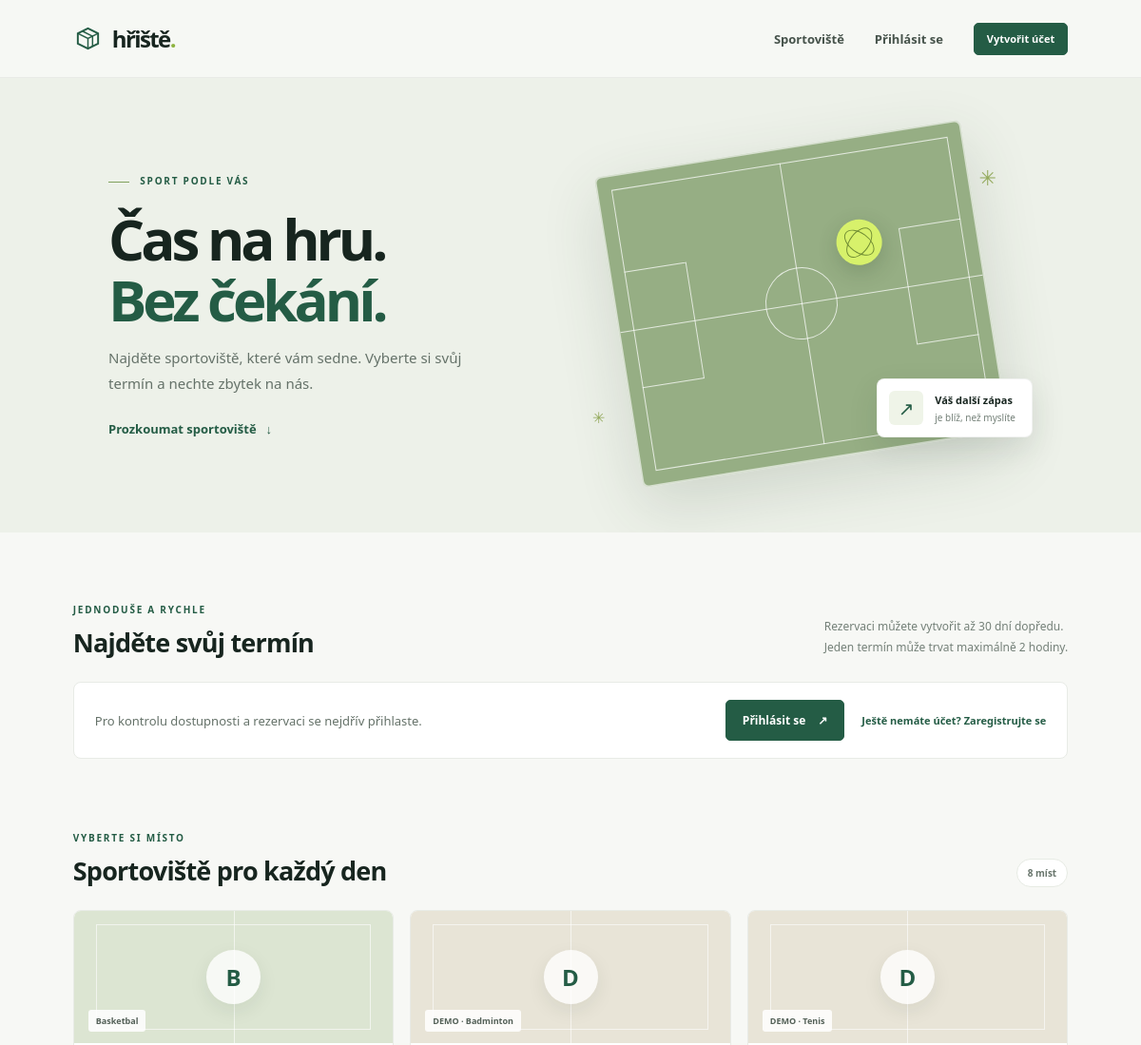
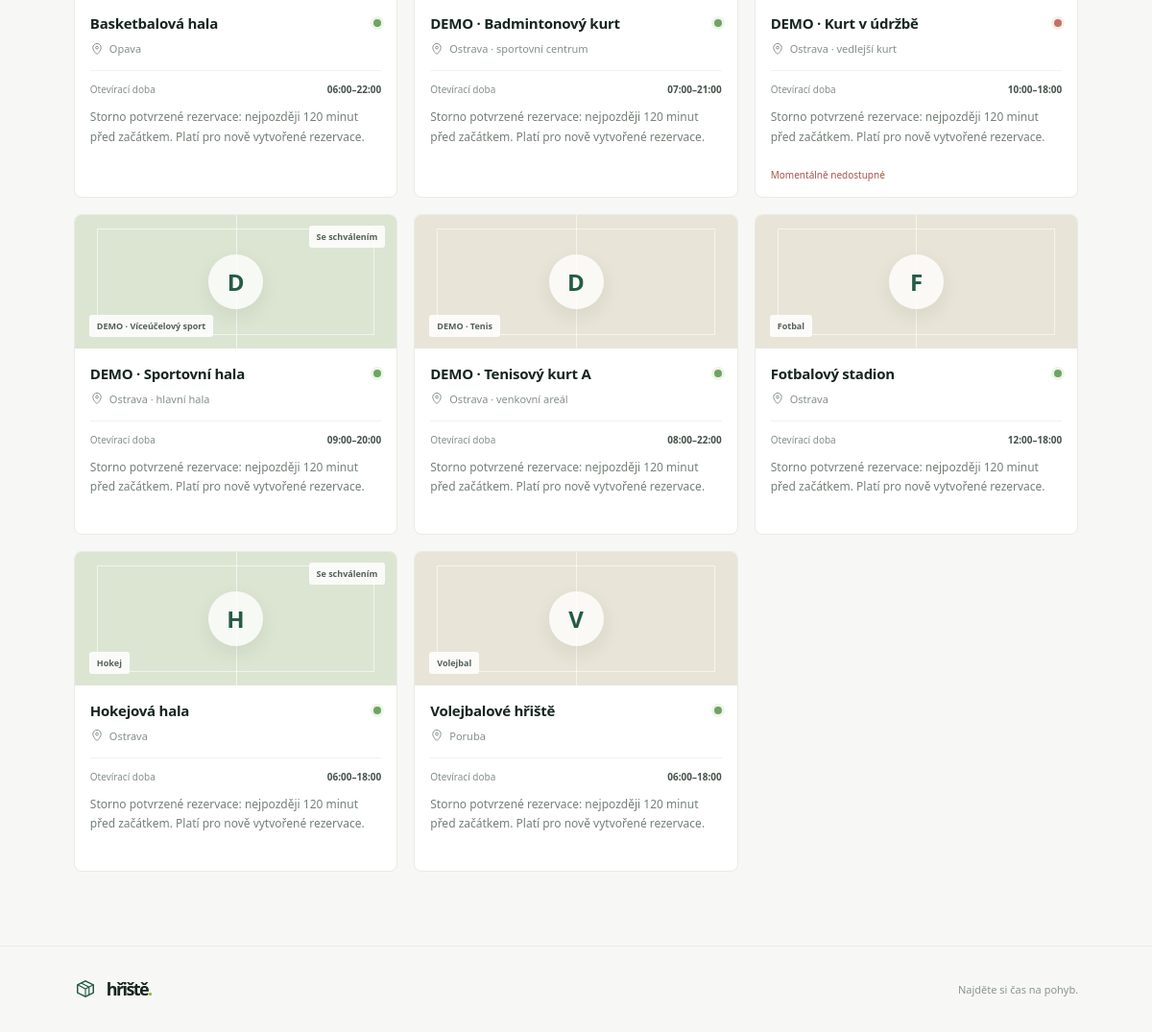
The page / on the database its author committed (2 pictures, top to bottom).
### reservations/models.py (models this page shows, shortened)
class Sport(models.Model):
    name = models.CharField(max_length=100, unique=True)

class Resource(models.Model):
    name = models.CharField(max_length=200)
    sport = models.ForeignKey(Sport, on_delete=models.PROTECT)
    location = models.CharField(max_length=255)
    opens_at = models.TimeField()
    closes_at = models.TimeField()
    is_available = models.BooleanField(default=True)
    requires_approval = models.BooleanField(default=False)
    cancellation_notice_minutes = models.PositiveIntegerField(
        default=120, verbose_name='Storno lhůta (minuty)',
        help_text='Platí pouze pro nově vytvořené rezervace. 0 = kdykoliv před začátkem.',
    )

### reservations/web_views.py (the view, shortened to what this page needs)
# urls.py: 2. Add a URL to urlpatterns:  path('', views.home, name='home')
def home(request):
    portal = build_portal_queries()
    resources = portal.resources()
    now = timezone.now()
    available = [row for row in resources if row.is_available]
    default_id = available[0].id if available else ''
    source = request.POST if request.method == 'POST' else request.GET
    filter_data = {
        'resource_id': source.get('resource_id', default_id),
        'schedule_date': source.get('schedule_date') or timezone.localdate(now).isoformat(),
    }
    schedule_filter = ScheduleFilterForm(filter_data, resources=resources, now=now, auto_id='schedule_%s')
    blocks = []
    week = {'days': [], 'rows': [], 'blocks': []}
    selected_keys = set(request.POST.getlist('selected_blocks'))
    for row in week['rows']:
        row['cells'] = [
            {'block': block, 'selected': bool(block and block.key in selected_keys)}
            for block in row['cells']
        ]
    week_links = {}
    form = BookingForm(request.POST or None, resources=resources, blocks=blocks, initial={
        'resource_id': filter_data['resource_id'], 'schedule_date': filter_data['schedule_date'],
    })
    availability_result = None
    now = timezone.now()
    reservations = (
        portal.reservations_for_user(request.user.pk, now)
        if request.user.is_authenticated else []
    )
    pending = (
        portal.pending_reservations(now)
        if request.user.is_authenticated and request.user.is_staff else []
    )
    return render(request, 'reservations/home.html', {
        'form': form,
        'schedule_filter': schedule_filter,
        'hour_blocks': [(block, block.key in selected_keys) for block in blocks],
        'schedule_week': week,
        'week_links': week_links,
        'selection_mode': request.POST.get('selection_mode', 'manual') if request.method == 'POST' else 'slots',
        'resources': resources,
        'booking_resource': next((row for row in resources
                                  if str(row.id) == str(filter_data['resource_id'])), None),
        'reservations': reservations,
        'pending_reservations': pending,
        'now': now,
        'availability_result': availability_result,
    })

### reservations/persistence.py (called while the page is built)
    def __enter__(self):
        return self

    def __exit__(self, exc_type, exc, traceback):
        self.rollback()
        return False

    def list_resources(self):
        return [
            ResourceListing(
                row.pk, row.name, row.sport.name, row.location,
                row.opens_at.strftime('%H:%M'), row.closes_at.strftime('%H:%M'),
                row.is_available, row.requires_approval,
                row.cancellation_notice_minutes,
            )
            for row in models.Resource.objects.select_related('sport').order_by('name')
        ]

    def rollback(self):
        if self._atomic is not None:
            atomic, self._atomic = self._atomic, None
            try:
                transaction.set_rollback(True)
                atomic.__exit__(None, None, None)
            finally:
                self._rows.clear()

### reservations/portal.py (called while the page is built)
    def resources(self):
        with self.store_factory() as store:
            return store.list_resources()

### reservations/wiring.py (called while the page is built)
def build_portal_queries():
    return PortalQueries(DjangoDataStore, TimeRules())

### reservations/templates/reservations/home.html (shortened to what this page needs)
{% extends 'reservations/base.html' %}
{% load static %}
{% block content %}
<section class="hero">
  <div class="hero-copy">
    <span class="eyebrow"><span class="eyebrow-line"></span> SPORT PODLE VÁS</span>
    <h1>Čas na hru.<br><span>Bez čekání.</span></h1>
    <p>Najděte sportoviště, které vám sedne. Vyberte si svůj termín a nechte zbytek na nás.</p>
    <a class="text-link" href="#sportoviste">Prozkoumat sportoviště <span aria-hidden="true">↓</span></a>
  </div>
  <div class="hero-art" aria-hidden="true">
    <div class="art-court">
      <div class="court-line court-mid"></div><div class="court-line court-center"></div>
      <div class="court-line court-box court-box-left"></div><div class="court-line court-box court-box-right"></div>
      <div class="court-circle"></div><span class="art-ball"></span>
    </div>
    <div class="art-note"><span class="art-note-icon">↗</span><span><strong>Váš další zápas</strong><small>je blíž, než myslíte</small></span></div>
    <span class="art-spark art-spark-one">✳</span><span class="art-spark art-spark-two">✳</span>
  </div>
</section>
<section class="booking-section" aria-labelledby="booking-title">
  <div class="section-heading">
    <div><span class="eyebrow">JEDNODUŠE A RYCHLE</span><h2 id="booking-title">Najděte svůj termín</h2></div>
    <p>Rezervaci můžete vytvořit až 30 dní dopředu.<br>Jeden termín může trvat maximálně 2 hodiny.</p>
  </div>
  {% if user.is_authenticated %}
    {% if resources %}
      <div class="booking-card">
        <form id="schedule-filter" class="schedule-filter" method="get" action="{% url 'home' %}#booking-title">
          <div class="field"><label for="{{ schedule_filter.resource_id.id_for_label }}">Sportoviště</label>{{ schedule_filter.resource_id }}</div>
          <div class="field"><label for="{{ schedule_filter.schedule_date.id_for_label }}">Den v týdnu</label>{{ schedule_filter.schedule_date }}</div>
          <button class="button button-outline" type="submit">Zobrazit týden <span aria-hidden="true">↗</span></button>
          {% for field in schedule_filter %}{% if field.errors %}<div class="form-errors">{{ field.errors }}</div>{% endif %}{% endfor %}
        </form>
        <form id="booking-form" class="booking-form booking-form-schedule" method="post" action="{% url 'home' %}#booking-title">
          {% csrf_token %}
          {{ form.resource_id.as_hidden }}{{ form.schedule_date }}
          <fieldset class="booking-modes">
            <legend>Způsob výběru termínu</legend>
            <label><input type="radio" name="selection_mode" value="slots" {% if selection_mode == 'slots' %}checked{% endif %}> Hodinový rozvrh</label>
            <label><input type="radio" name="selection_mode" value="manual" {% if selection_mode == 'manual' %}checked{% endif %}> Zadat přesný čas</label>
          </fieldset>
          <div id="schedule-panel" class="schedule-panel">
            <div class="schedule-heading"><div><h3>Vyberte si čas na hru</h3><p>Vyberte 1 nebo 2 navazující hodiny ve stejném dni.</p></div><span class="count-pill">Europe/Prague</span></div>
            <p class="schedule-hours">Provozní doba: <strong>{{ schedule_week.opens_at }}–{{ schedule_week.closes_at }}</strong> každý den. Maximálně 2 hodiny na rezervaci.</p>
            <div class="schedule-legend"><span><i class="slot-dot slot-dot-free"></i>Volno</span><span><i class="slot-dot slot-dot-selected"></i>Váš výběr</span><span><i class="slot-dot slot-dot-busy"></i>Nedostupné</span></div>
            <div class="week-toolbar">
              {% if week_links.previous %}<a class="week-nav" href="{{ week_links.previous }}" aria-label="Předchozí týden">←</a>{% else %}<span></span>{% endif %}
              <strong>{{ schedule_week.start|date:'j. n.' }} – {{ schedule_week.end|date:'j. n. Y' }}</strong>
              {% if week_links.next %}<a class="week-nav" href="{{ week_links.next }}" aria-label="Další týden">→</a>{% else %}<span></span>{% endif %}
            </div>
            <div class="week-scroll" role="region" aria-label="Týdenní rozvrh" tabindex="0">
              <table class="week-table">
                <caption class="visually-hidden">Dny v týdnu ve sloupcích, hodinové bloky v řádcích. Vyberte nejvýše dvě navazující hodiny jednoho dne.</caption>
                <thead><tr><th scope="col">Čas</th>{% for day in schedule_week.days %}<th scope="col">{{ day.name }}<small>{{ day.date|date:'j. n.' }}</small></th>{% endfor %}</tr></thead>
                <tbody>
                  {% for row in schedule_week.rows %}
                    <tr><th scope="row">{{ row.label }}</th>
                      {% for cell in row.cells %}
                        <td>{% if cell.block %}
                          <label class="week-slot{% if not cell.block.available %} week-slot-disabled{% endif %}" title="{{ cell.block.start|date:'D j. n.' }} {{ cell.block.label }} — {% if cell.block.available %}Volno{% else %}{{ cell.block.reason }}{% endif %}">
                            <input type="checkbox" name="selected_blocks" value="{{ cell.block.key }}" data-start="{{ cell.block.start|date:'c' }}" data-end="{{ cell.block.end|date:'c' }}" data-day="{{ cell.block.start|date:'Y-m-d' }}" data-label="{{ cell.block.start|date:'D j. n.' }} {{ cell.block.label }}" aria-label="{{ cell.block.start|date:'D j. n.' }} {{ cell.block.label }} {% if cell.block.available %}Volno{% else %}{{ cell.block.reason }}{% endif %}" {% if cell.selected and cell.block.available %}checked{% endif %} {% if not cell.block.available %}disabled{% endif %}>
                            <span>{% if cell.block.available %}Volno{% else %}{{ cell.block.reason }}{% endif %}</span>
                          </label>
                        {% else %}<span class="week-gap" title="Tato hodina v daném dni neexistuje">—</span>{% endif %}</td>
                      {% endfor %}
                    </tr>
                  {% empty %}<tr><td colspan="8" class="schedule-empty">Pro vybraný týden nejsou dostupné hodinové bloky. Zkontrolujte sportoviště a provozní dobu.</td></tr>{% endfor %}
                </tbody>
              </table>
            </div>
            <p id="slot-summary" class="slot-summary" aria-live="polite">Vyberte jeden nebo dva navazující bloky. Maximum jsou 2 hodiny.</p>
            <p class="schedule-note">Obsazenost je orientační a při odeslání se ověřuje znovu. Čekající žádosti termín neblokují. Celá rezervace se musí vejít do provozní doby zobrazené v katalogu.</p>
          </div>
          <div id="manual-panel" class="manual-panel">
            <div class="field"><label for="{{ form.starts_at.id_for_label }}">Začátek</label>{{ form.starts_at }}</div>
            <div class="field"><label for="{{ form.ends_at.id_for_label }}">Konec</label>{{ form.ends_at }}</div>
            <p>Vlastní čas může být i mimo celé hodiny. Maximální délka rezervace je 2 hodiny.</p>
          </div>
          <div class="booking-actions">
            <p class="schedule-note">Storno podmínky pro {{ booking_resource.name }}:
              {% if booking_resource.cancellation_notice_minutes %}potvrzenou rezervaci lze zrušit nejpozději {{ booking_resource.cancellation_notice_minutes }} minut před začátkem, přesně na hranici včetně.{% else %}potvrzenou rezervaci lze zrušit kdykoliv před začátkem.{% endif %}
              Čekající žádost můžete stáhnout kdykoliv před začátkem. Při vytvoření se uloží aktuální lhůta sportoviště; pozdější změny nastavení ji nezmění. Pokud lhůta již uplynula, potvrzenou rezervaci nelze zrušit.</p>
            <button class="button button-outline" name="action" value="availability" type="submit">Zkontrolovat termín</button>
            <button class="button" name="action" value="create" type="submit">Vytvořit rezervaci <span aria-hidden="true">↗</span></button>
          </div>
          {% if form.non_field_errors %}<div class="form-errors">{{ form.non_field_errors }}</div>{% endif %}
          {% for field in form %}{% if field.errors %}<div class="form-errors">{{ field.label }}: {{ field.errors }}</div>{% endif %}{% endfor %}
          {% if availability_result == 'available' %}<p class="availability-result result-available">Termín vypadá volně. Odešlete rezervaci; podle sportoviště se potvrdí automaticky nebo počká na správce.</p>{% endif %}
          {% if availability_result == 'unavailable' %}<p class="availability-result result-unavailable">Tento termín není dostupný. Zkuste jiný čas.</p>{% endif %}
        </form>
      </div>
      <script src="{% static 'reservations/schedule.js' %}" defer></script>
    {% else %}
      <div class="empty-state"><span class="empty-icon">＋</span><div><strong>Sportoviště se připravují</strong><p>Jakmile správce přidá první sportoviště, najdete ho právě tady.</p></div></div>
    {% endif %}
  {% else %}
    <div class="booking-guest">
      <p>Pro kontrolu dostupnosti a rezervaci se nejdřív přihlaste.</p>
      <a class="button" href="{% url 'login' %}">Přihlásit se <span aria-hidden="true">↗</span></a>
      <a class="text-link" href="{% url 'register' %}">Ještě nemáte účet? Zaregistrujte se</a>
    </div>
  {% endif %}
</section>
<section class="venues-section" id="sportoviste" aria-labelledby="venues-title">
  <div class="section-heading">
    <div><span class="eyebrow">VYBERTE SI MÍSTO</span><h2 id="venues-title">Sportoviště pro každý den</h2></div>
    <span class="count-pill">{{ resources|length }} {% if resources|length == 1 %}místo{% elif resources|length == 2 or resources|length == 3 or resources|length == 4 %}místa{% else %}míst{% endif %}</span>
  </div>
  {% if resources %}
    <div class="venue-grid">
      {% for resource in resources %}
        <article class="venue-card">
          <div class="venue-visual visual-{{ forloop.counter0|divisibleby:3|yesno:'one,two' }}">
            <span class="venue-monogram">{{ resource.sport_name|first|upper }}</span>
            <span class="venue-sport">{{ resource.sport_name }}</span>
            {% if resource.requires_approval %}<span class="approval-tag">Se schválením</span>{% endif %}
          </div>
          <div class="venue-info">
            <div class="venue-title-row"><h3>{{ resource.name }}</h3><span class="availability-dot {% if not resource.is_available %}is-closed{% endif %}" title="{% if resource.is_available %}Dostupné{% else %}Momentálně nedostupné{% endif %}"></span></div>
            <p class="venue-location"><svg viewBox="0 0 20 20" aria-hidden="true"><path d="M10 18s6-5.1 6-10a6 6 0 1 0-12 0c0 4.9 6 10 6 10Z"/><circle cx="10" cy="8" r="2"/></svg>{{ resource.location }}</p>
            <div class="venue-meta"><span>Otevírací doba</span><strong>{{ resource.opens_at }}–{{ resource.closes_at }}</strong></div>
            <p class="schedule-note">Storno potvrzené rezervace: {% if resource.cancellation_notice_minutes %}nejpozději {{ resource.cancellation_notice_minutes }} minut před začátkem{% else %}kdykoliv před začátkem{% endif %}. Platí pro nově vytvořené rezervace.</p>
            {% if not resource.is_available %}<p class="closed-note">Momentálně nedostupné</p>{% endif %}
          </div>
        </article>
      {% endfor %}
    </div>
  {% else %}
    <div class="empty-state"><span class="empty-icon">⌁</span><div><strong>Zatím tu nic není</strong><p>Aktuálně nejsou přidaná žádná sportoviště. Zkuste to znovu později.</p></div></div>
  {% endif %}
</section>
{% endblock %}

### rows shown on the page
Sport: sport_name|first "B", sport_name "Basketbal"
Resource: name "Basketbalová hala", location "Opava"
Sport: sport_name|first "D", sport_name "DEMO · Badminton"
Resource: name "DEMO · Badmintonový kurt", location "Ostrava · sportovní centrum"
Sport: sport_name|first "D" "D", sport_name "DEMO · Tenis" "DEMO · Tenis"
Resource: name "DEMO · Kurt v údržbě", location "Ostrava · vedlejší kurt"
Sport: sport_name|first "D", sport_name "DEMO · Víceúčelový sport"
Resource: name "DEMO · Sportovní hala", location "Ostrava · hlavní hala"
Resource: name "DEMO · Tenisový kurt A", location "Ostrava · venkovní areál"
Sport: sport_name|first "F", sport_name "Fotbal"
Resource: name "Fotbalový stadion", location "Ostrava"
Sport: sport_name|first "H", sport_name "Hokej"
Resource: name "Hokejová hala", location "Ostrava"
Sport: sport_name|first "V", sport_name "Volejbal"
Resource: name "Volejbalové hřiště", location "Poruba"

### other values the page prints
{{ resources|length }} "8"
{{ resource.opens_at }} "06:00" "07:00" "10:00" "09:00" "08:00" "12:00" "06:00" "06:00"
{{ resource.closes_at }} "22:00" "21:00" "18:00" "20:00" "22:00" "18:00" "18:00" "18:00"
{{ resource.cancellation_notice_minutes }} "120" "120" "120" "120" "120" "120" "120" "120"
